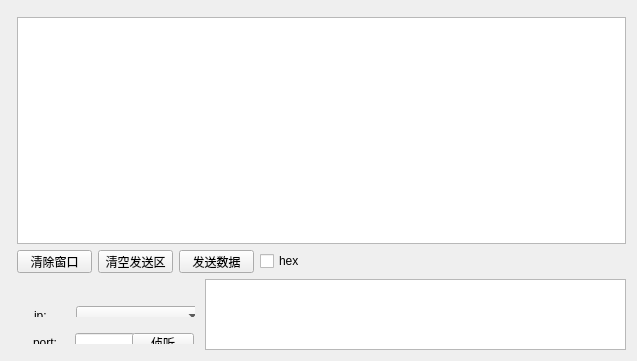
<?xml version="1.0" encoding="UTF-8"?>
<ui version="4.0">
 <class>tcp_server</class>
 <widget class="QWidget" name="tcp_server">
  <property name="geometry">
   <rect>
    <x>0</x>
    <y>0</y>
    <width>637</width>
    <height>361</height>
   </rect>
  </property>
  <property name="windowTitle">
   <string>tcp_server</string>
  </property>
  <layout class="QGridLayout" name="gridLayout">
   <item row="0" column="0" rowspan="2" colspan="2">
    <layout class="QHBoxLayout" name="horizontalLayout_4"/>
   </item>
   <item row="1" column="1">
    <layout class="QVBoxLayout" name="verticalLayout_2" stretch="30,1">
     <item>
      <layout class="QVBoxLayout" name="verticalLayout">
       <item>
        <widget class="QTextEdit" name="show_textEdit">
         <property name="font">
          <font>
           <family>Courier New</family>
           <pointsize>12</pointsize>
          </font>
         </property>
        </widget>
       </item>
       <item>
        <layout class="QHBoxLayout" name="horizontalLayout_5">
         <item>
          <layout class="QHBoxLayout" name="horizontalLayout_3">
           <item>
            <widget class="QPushButton" name="clear_windows_pushButton">
             <property name="minimumSize">
              <size>
               <width>75</width>
               <height>23</height>
              </size>
             </property>
             <property name="maximumSize">
              <size>
               <width>75</width>
               <height>23</height>
              </size>
             </property>
             <property name="text">
              <string>清除窗口</string>
             </property>
            </widget>
           </item>
           <item>
            <widget class="QPushButton" name="clear_send_pushButton">
             <property name="minimumSize">
              <size>
               <width>75</width>
               <height>23</height>
              </size>
             </property>
             <property name="maximumSize">
              <size>
               <width>75</width>
               <height>23</height>
              </size>
             </property>
             <property name="text">
              <string>清空发送区</string>
             </property>
            </widget>
           </item>
           <item>
            <widget class="QPushButton" name="send_pushButton">
             <property name="minimumSize">
              <size>
               <width>75</width>
               <height>23</height>
              </size>
             </property>
             <property name="maximumSize">
              <size>
               <width>75</width>
               <height>23</height>
              </size>
             </property>
             <property name="text">
              <string>发送数据</string>
             </property>
            </widget>
           </item>
           <item>
            <widget class="QCheckBox" name="hex_checkBox">
             <property name="minimumSize">
              <size>
               <width>41</width>
               <height>16</height>
              </size>
             </property>
             <property name="maximumSize">
              <size>
               <width>41</width>
               <height>16</height>
              </size>
             </property>
             <property name="text">
              <string>hex</string>
             </property>
            </widget>
           </item>
           <item>
            <widget class="QLabel" name="client_label">
             <property name="minimumSize">
              <size>
               <width>230</width>
               <height>23</height>
              </size>
             </property>
             <property name="maximumSize">
              <size>
               <width>230</width>
               <height>23</height>
              </size>
             </property>
             <property name="font">
              <font>
               <family>Courier New</family>
               <pointsize>10</pointsize>
              </font>
             </property>
             <property name="text">
              <string/>
             </property>
            </widget>
           </item>
          </layout>
         </item>
         <item>
          <spacer name="horizontalSpacer">
           <property name="orientation">
            <enum>Qt::Horizontal</enum>
           </property>
           <property name="sizeHint" stdset="0">
            <size>
             <width>40</width>
             <height>20</height>
            </size>
           </property>
          </spacer>
         </item>
        </layout>
       </item>
      </layout>
     </item>
     <item>
      <layout class="QHBoxLayout" name="horizontalLayout_6">
       <item>
        <widget class="QWidget" name="widget" native="true">
         <property name="minimumSize">
          <size>
           <width>182</width>
           <height>71</height>
          </size>
         </property>
         <property name="maximumSize">
          <size>
           <width>182</width>
           <height>71</height>
          </size>
         </property>
         <widget class="QWidget" name="layoutWidget">
          <property name="geometry">
           <rect>
            <x>5</x>
            <y>43</y>
            <width>172</width>
            <height>22</height>
           </rect>
          </property>
          <layout class="QHBoxLayout" name="horizontalLayout" stretch="0,0,0">
           <item>
            <widget class="QLabel" name="label_2">
             <property name="minimumSize">
              <size>
               <width>36</width>
               <height>20</height>
              </size>
             </property>
             <property name="maximumSize">
              <size>
               <width>36</width>
               <height>20</height>
              </size>
             </property>
             <property name="text">
              <string>port: </string>
             </property>
            </widget>
           </item>
           <item>
            <widget class="QLineEdit" name="port_lineEdit">
             <property name="minimumSize">
              <size>
               <width>60</width>
               <height>20</height>
              </size>
             </property>
             <property name="maximumSize">
              <size>
               <width>60</width>
               <height>20</height>
              </size>
             </property>
            </widget>
           </item>
           <item>
            <widget class="QPushButton" name="listen_pushButton">
             <property name="minimumSize">
              <size>
               <width>62</width>
               <height>20</height>
              </size>
             </property>
             <property name="maximumSize">
              <size>
               <width>62</width>
               <height>20</height>
              </size>
             </property>
             <property name="text">
              <string>侦听</string>
             </property>
             <property name="checkable">
              <bool>true</bool>
             </property>
            </widget>
           </item>
          </layout>
         </widget>
         <widget class="QWidget" name="layoutWidget">
          <property name="geometry">
           <rect>
            <x>6</x>
            <y>16</y>
            <width>172</width>
            <height>22</height>
           </rect>
          </property>
          <layout class="QHBoxLayout" name="horizontalLayout_2">
           <item>
            <widget class="QLabel" name="label">
             <property name="minimumSize">
              <size>
               <width>36</width>
               <height>20</height>
              </size>
             </property>
             <property name="maximumSize">
              <size>
               <width>36</width>
               <height>20</height>
              </size>
             </property>
             <property name="text">
              <string>ip: </string>
             </property>
            </widget>
           </item>
           <item>
            <widget class="QComboBox" name="ip_comboBox">
             <property name="minimumSize">
              <size>
               <width>128</width>
               <height>20</height>
              </size>
             </property>
             <property name="maximumSize">
              <size>
               <width>128</width>
               <height>20</height>
              </size>
             </property>
            </widget>
           </item>
          </layout>
         </widget>
        </widget>
       </item>
       <item>
        <widget class="QTextEdit" name="send_textEdit">
         <property name="font">
          <font>
           <family>Courier New</family>
           <pointsize>12</pointsize>
          </font>
         </property>
        </widget>
       </item>
      </layout>
     </item>
    </layout>
   </item>
  </layout>
 </widget>
 <layoutdefault spacing="6" margin="11"/>
 <resources/>
 <connections/>
</ui>
